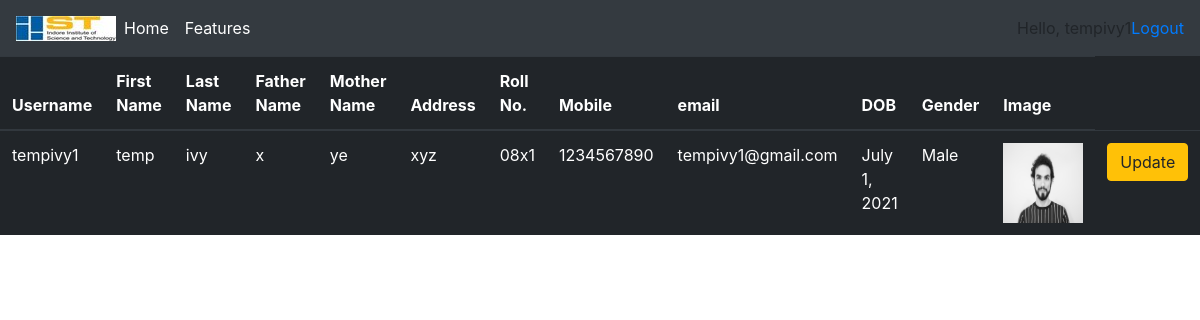
/profile_view/ (signed in), run on the app's committed database.
### members/models.py (models this page shows)
class Student(models.Model):
    user = models.OneToOneField(User, null=True, blank=True, on_delete=models.CASCADE)
    First_name = models.CharField(max_length=50, null=True,default=user.name)
    Last_name = models.CharField(max_length=50, null=True)
    Father_name = models.CharField(max_length=50, null=True)
    Mother_name = models.CharField(max_length=50, null=True)
    Address = models.CharField(max_length=200, null=True)
    roll_no = models.CharField(max_length=50, null=True)
    mobile_no = models.CharField(max_length=14, null=True)
    email = models.EmailField(max_length=50, null=True)
    DOB = models.DateField(null=True,)
    GENDER_CHOICES = (
        ('Male', 'Male'),
        ('Female', 'Female'),
        ('other','other'),
    )
    Gender = models.CharField(choices = GENDER_CHOICES ,max_length=6, null=True)
    image = models.ImageField(default='default.jpg',null=True,blank=True)
    date_created = models.DateField(auto_now_add=True, null=True)

### members/views/profile_views.py (the view)
# urls.py: path('profile_view/',views.profile_view, name='profile_view'),
def profile_view(request):
    student = request.user.student
    context={'stu' : student}
    return render(request, 'members/profile_view.html', context)

### members/templates/members/profile_view.html (shortened to what this page needs)
<!DOCTYPE html>
{% extends 'members/Main.html' %}
{% load static %}
{% block content %}
<html lang="en">
<head>
</head>
<body>
<table class="table table-dark">
  <thead>
    <tr>
        <th scope="col">Username</th>
      <th scope="col">First Name</th>
      <th scope="col">Last Name</th>
      <th scope="col">Father Name</th>
      <th scope="col">Mother Name</th>
      <th scope="col">Address</th>
      <th scope="col">Roll No.</th>
      <th scope="col">Mobile</th>
      <th scope="col">email</th>
      <th scope="col">DOB</th>
      <th scope="col">Gender</th>
      <th scope="col">Image</th>
    </tr>
  </thead>
  <tbody>
    <tr>
        <td>{{stu.user}}</td>
      <td>{{stu.First_name}}</td>
      <td>{{stu.Last_name}}</td>
      <td>{{stu.Father_name}}</td>
      <td>{{stu.Mother_name}}</td>
      <td>{{stu.Address}}</td>
      <td>{{stu.roll_no}}</td>
      <td>{{stu.mobile_no}}</td>
      <td>{{stu.email}}</td>
      <td>{{stu.DOB}}</td>
      <td>{{stu.Gender}}</td>
      <td><img src="{{ stu.image.url }} " width="80" height="80"></td>
        <td><a class="btn btn-warning" href="{% url 'profile' %}">Update</a></td>
    </tr>
  </tbody>
</table>
{% endblock content %}

### members/templates/members/Navbar.html (shortened to what this page needs)
{% load static %}
<nav class="navbar navbar-expand-lg navbar-dark bg-dark">
  <img src="{% static 'images/iist.jpg'%}">
  <div class="collapse navbar-collapse" id="navbarNav">
    <ul class="navbar-nav">
      <li class="nav-item active">
        <a class="nav-link" href="{% url 'home'%}">Home <span class="sr-only">(current)</span></a>
      </li>
      <li class="nav-item active">
        <a class="nav-link" href="#">Features</a>
      </li>
    </ul>
  </div>
    <span class= "hello-msg">Hello, {{request.user}}</span>
    <span><a class= "hello-msg" href="{% url 'logout' %}">Logout</a></span>
</nav>

### data on the page
Student: user "tempivy1", First_name "temp", Last_name "ivy", Father_name "x", Mother_name "ye", Address "xyz", roll_no "08x1", mobile_no "1234567890", email "tempivy1@gmail.com", DOB "July 1, 2021", Gender "Male", image (picture)

### other printed values
{{ request.user }} "tempivy1"
